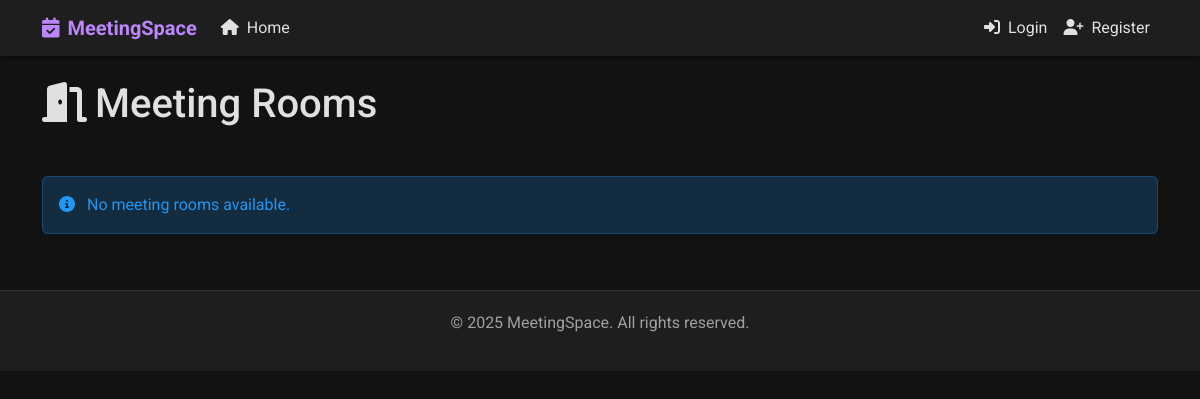
The app's page /, older data.
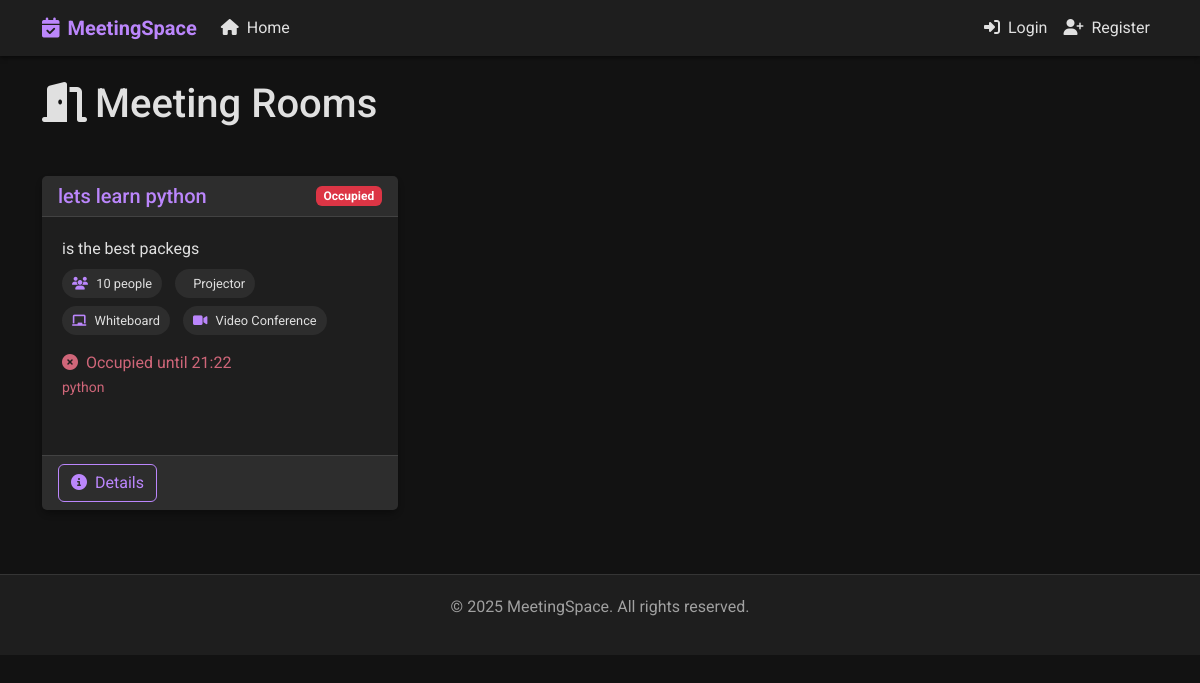
The same page, newer data.
### base/models.py (models this page shows, shortened)
class Room(models.Model):
    name = models.CharField(max_length=100)
    capacity = models.IntegerField(default=10)
    has_projector = models.BooleanField(default=False)
    has_whiteboard = models.BooleanField(default=False)
    has_video_conference = models.BooleanField(default=False)
    description = models.TextField(null=True, blank=True)
    created = models.DateTimeField(auto_now_add=True)
    updated = models.DateTimeField(auto_now=True)
    class Meta:
        ordering = ['name']
    def get_current_status(self):
        now = datetime.now()
        today = now.date()
        current_time = now.time()
        active_reservation = self.reservation_set.filter(
            date=today,
            start_time__lte=current_time,
            end_time__gt=current_time
        ).first()
        if active_reservation:
            return {
                'status': 'occupied',
                'reservation': active_reservation
            }

class Reservation(models.Model):
    room = models.ForeignKey(Room, on_delete=models.CASCADE)
    user = models.ForeignKey(User, on_delete=models.CASCADE)
    title = models.CharField(max_length=200)
    description = models.TextField(null=True, blank=True)
    date = models.DateField()
    start_time = models.TimeField()
    end_time = models.TimeField()
    participants_emails = models.TextField(null=True, blank=True,
                                          help_text="Enter email addresses separated by commas")
    reminder_sent = models.BooleanField(default=False)
    created = models.DateTimeField(auto_now_add=True)
    updated = models.DateTimeField(auto_now=True)
    class Meta:
        ordering = ['date', 'start_time']
        constraints = [
            models.UniqueConstraint(
                fields=['room', 'date', 'start_time'],
                name='unique_reservation'
            )
        ]

### base/views.py (the view)
# urls.py: path('', views.home, name="home"),
def home(request):
    rooms = Room.objects.all()
    for room in rooms:
        room.current_status = room.get_current_status()
    upcoming_reservations = []
    if request.user.is_authenticated:
        upcoming_reservations = Reservation.objects.filter(
            user=request.user,
            date__gte=datetime.now().date()
        ).order_by('date', 'start_time')[:3]
    context = {
        'rooms': rooms,
        'upcoming_reservations': upcoming_reservations,
    }
    return render(request, 'base/home.html', context)

### templates/base/home.html (shortened to what this page needs)
{% extends 'main.html' %}
{% block content %}
<div class="row mb-4">
    <div class="col-12">
        <h1 class="mb-4"><i class="fas fa-door-open me-2"></i>Meeting Rooms</h1>
    </div>
</div>
<div class="row">
    {% for room in rooms %}
    <div class="col-md-6 col-lg-4 mb-4">
        <div class="card h-100">
            <div class="card-header d-flex justify-content-between align-items-center">
                <h5 class="mb-0">{{ room.name }}</h5>
                {% if room.current_status.status == 'free' %}
                <span class="badge bg-success">Available</span>
                {% else %}
                <span class="badge bg-danger">Occupied</span>
                {% endif %}
            </div>
            <div class="card-body">
                <div class="mb-3">
                    <p class="mb-2">{{ room.description|truncatechars:100 }}</p>
                    <div class="d-flex flex-wrap gap-2 mb-3">
                        <span class="feature-badge">
                            <i class="fas fa-users"></i> {{ room.capacity }} people
                        </span>
                        {% if room.has_projector %}
                        <span class="feature-badge">
                             Projector
                        </span>
                        {% endif %}
                        {% if room.has_whiteboard %}
                        <span class="feature-badge">
                            <i class="fas fa-chalkboard"></i> Whiteboard
                        </span>
                        {% endif %}
                        {% if room.has_video_conference %}
                        <span class="feature-badge">
                            <i class="fas fa-video"></i> Video Conference
                        </span>
                        {% endif %}
                    </div>
                </div>
                <div class="mt-3">
                    {% if room.current_status.status == 'free' %}
                    <p class="status-free">
                        <i class="fas fa-check-circle me-1"></i> Available now
                        {% if room.current_status.next_reservation %}
                        <br>
                        <small>Next booking: {{ room.current_status.next_reservation.start_time|time:"H:i" }}</small>
                        {% endif %}
                    </p>
                    {% else %}
                    <p class="status-occupied">
                        <i class="fas fa-times-circle me-1"></i> Occupied until {{ room.current_status.reservation.end_time|time:"H:i" }}
                        <br>
                        <small>{{ room.current_status.reservation.title }}</small>
                    </p>
                    {% endif %}
                </div>
            </div>
            <div class="card-footer d-flex justify-content-between">
                <a href="{% url 'room-detail' room.id %}" class="btn btn-outline-primary">
                    <i class="fas fa-info-circle me-1"></i> Details
                </a>
            </div>
        </div>
    </div>
    {% empty %}
    <div class="col-12">
        <div class="alert alert-info">
            <i class="fas fa-info-circle me-2"></i> No meeting rooms available.
        </div>
    </div>
    {% endfor %}
</div>
{% endblock %}

Row changes from the older to the newer data that the page shows:
added Room: name "lets learn python", shows "Occupied", description "is the best packegs", capacity "10", has_projector "Projector", has_whiteboard True (drawn), has_video_conference True (drawn), current_status.reservation.end_time "21:22", current_status.reservation "python"
Text that changed along with them:
text no longer shown: "No meeting rooms available."
